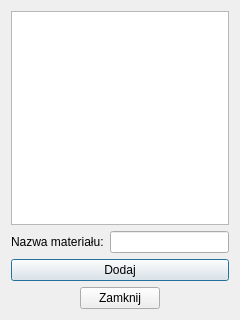
<?xml version="1.0" encoding="UTF-8"?>
<ui version="4.0">
 <class>MaterialDialog</class>
 <widget class="QDialog" name="MaterialDialog">
  <property name="geometry">
   <rect>
    <x>0</x>
    <y>0</y>
    <width>240</width>
    <height>320</height>
   </rect>
  </property>
  <property name="windowTitle">
   <string>Dialog</string>
  </property>
  <layout class="QVBoxLayout" name="verticalLayout">
   <item>
    <widget class="QListView" name="listView"/>
   </item>
   <item>
    <layout class="QHBoxLayout" name="horizontalLayout_2">
     <item>
      <widget class="QLabel" name="label">
       <property name="text">
        <string>Nazwa materiału:</string>
       </property>
      </widget>
     </item>
     <item>
      <widget class="QLineEdit" name="lineEdit"/>
     </item>
    </layout>
   </item>
   <item>
    <widget class="QPushButton" name="pushButton_2">
     <property name="text">
      <string>Dodaj</string>
     </property>
     <property name="icon">
      <iconset resource="zasoby.qrc">
       <normaloff>:/images/gui/res/images/gui/add.png</normaloff>:/images/gui/res/images/gui/add.png</iconset>
     </property>
    </widget>
   </item>
   <item>
    <layout class="QHBoxLayout" name="horizontalLayout">
     <item>
      <spacer name="horizontalSpacer_2">
       <property name="orientation">
        <enum>Qt::Horizontal</enum>
       </property>
       <property name="sizeHint" stdset="0">
        <size>
         <width>40</width>
         <height>20</height>
        </size>
       </property>
      </spacer>
     </item>
     <item>
      <widget class="QPushButton" name="pushButton">
       <property name="text">
        <string>Zamknij</string>
       </property>
      </widget>
     </item>
     <item>
      <spacer name="horizontalSpacer">
       <property name="orientation">
        <enum>Qt::Horizontal</enum>
       </property>
       <property name="sizeHint" stdset="0">
        <size>
         <width>40</width>
         <height>20</height>
        </size>
       </property>
      </spacer>
     </item>
    </layout>
   </item>
  </layout>
 </widget>
 <resources>
  <include location="zasoby.qrc"/>
 </resources>
 <connections>
  <connection>
   <sender>pushButton</sender>
   <signal>clicked()</signal>
   <receiver>MaterialDialog</receiver>
   <slot>accept()</slot>
   <hints>
    <hint type="sourcelabel">
     <x>131</x>
     <y>292</y>
    </hint>
    <hint type="destinationlabel">
     <x>179</x>
     <y>294</y>
    </hint>
   </hints>
  </connection>
 </connections>
</ui>
